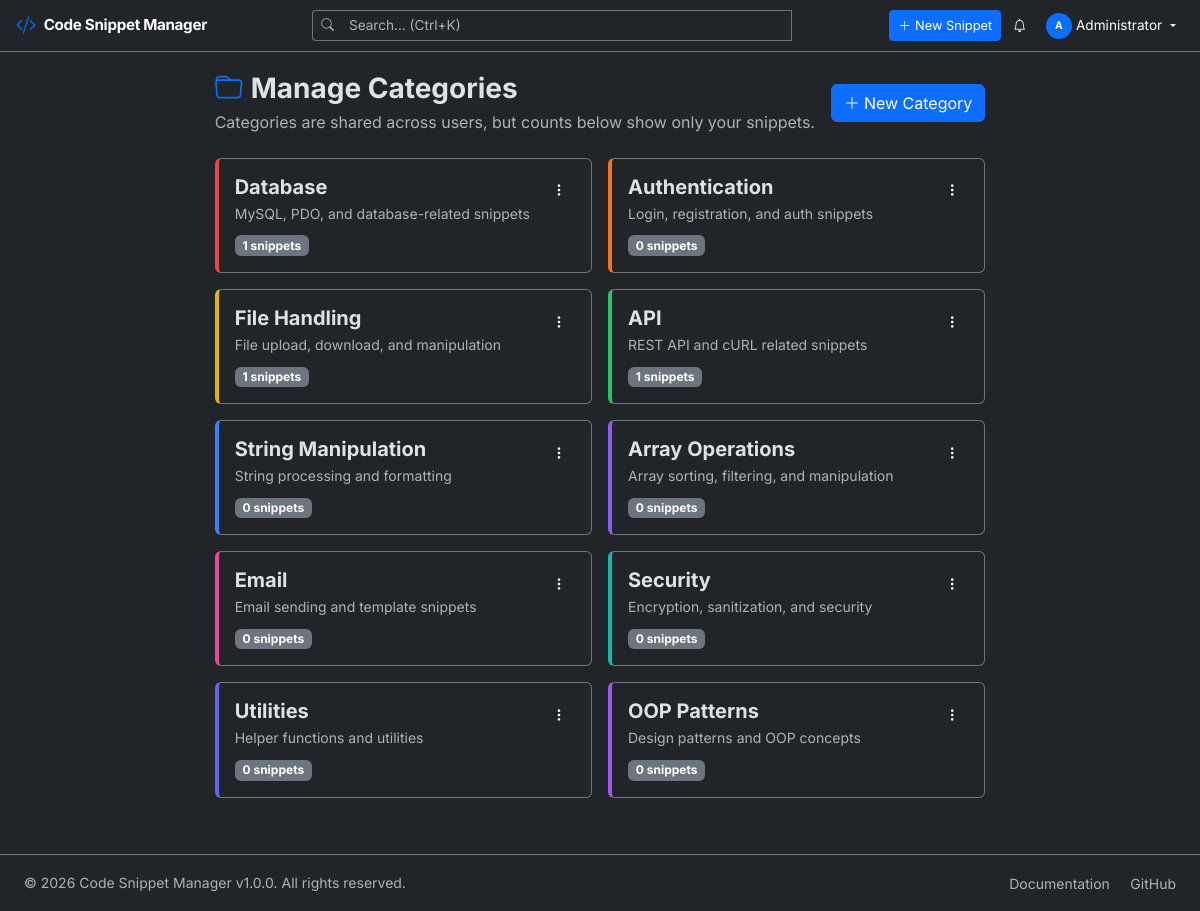
The app's page /categories.php (signed in) with its own data.
### tables this page shows
CREATE TABLE `categories` (
    `id` INT UNSIGNED AUTO_INCREMENT PRIMARY KEY,
    `name` VARCHAR(100) NOT NULL,
    `slug` VARCHAR(100) NOT NULL UNIQUE,
    `description` TEXT DEFAULT NULL,
    `color` VARCHAR(7) DEFAULT '#6366f1',
    `icon` VARCHAR(50) DEFAULT 'folder',
    `parent_id` INT UNSIGNED DEFAULT NULL,
    `sort_order` INT DEFAULT 0,
    `created_by` INT UNSIGNED DEFAULT NULL,
    `created_at` DATETIME DEFAULT CURRENT_TIMESTAMP,
    `updated_at` DATETIME DEFAULT CURRENT_TIMESTAMP ON UPDATE CURRENT_TIMESTAMP,
    FOREIGN KEY (`parent_id`) REFERENCES `categories`(`id`) ON DELETE SET NULL,
    FOREIGN KEY (`created_by`) REFERENCES `users`(`id`) ON DELETE SET NULL,
    INDEX `idx_slug` (`slug`),
    INDEX `idx_parent` (`parent_id`)
);

### config/database.php (called while the page is built, shortened)
<?php
class Database
{
    private static ?Database $instance = null;
    private PDO $connection;
    private array $config = [
        'host'     => 'localhost',
        'port'     => 3306,
        'dbname'   => 'snippet_manager',
        'username' => 'root',
        'password' => '',
        'charset'  => 'utf8mb4',
    ];
    private function __construct()
    {
        try {
            $dsn = sprintf(
                'mysql:host=%s;port=%d;dbname=%s;charset=%s',
                $this->config['host'],
                $this->config['port'],
                $this->config['dbname'],
                $this->config['charset']
            );
            $now = new DateTime('now', new DateTimeZone(APP_TIMEZONE));
            $offset = $now->format('P');
            $options = [
                PDO::ATTR_ERRMODE            => PDO::ERRMODE_EXCEPTION,
                PDO::ATTR_DEFAULT_FETCH_MODE => PDO::FETCH_ASSOC,
                PDO::ATTR_EMULATE_PREPARES   => false,
                PDO::ATTR_STRINGIFY_FETCHES  => false,
                PDO::MYSQL_ATTR_FOUND_ROWS   => true,
                PDO::MYSQL_ATTR_INIT_COMMAND => "SET NAMES utf8mb4 COLLATE utf8mb4_unicode_ci, time_zone = '{$offset}'",
            ];
            $this->connection = new PDO($dsn, $this->config['username'], $this->config['password'], $options);
        } catch (PDOException $e) {
            error_log('[Database] Connection failed: ' . $e->getMessage());
            throw new RuntimeException('Database connection failed. Please check configuration.');
        }
    }
    public static function getInstance(): self
    {
        if (self::$instance === null) {
            self::$instance = new self();
        }
        return self::$instance;
    }
    public function getConnection(): PDO
    {
        return $this->connection;
    }
}

### classes/Session.php (called while the page is built, shortened)
<?php
class Session
{
    public static function get(string $key, mixed $default = null): mixed
    {
        return $_SESSION[$key] ?? $default;
    }
    public static function has(string $key): bool
    {
        return isset($_SESSION[$key]);
    }
}

### classes/Auth.php (called while the page is built, shortened)
<?php
class Auth
{
    public static function userId(): ?int
    {
        return Session::has('user_id') ? (int) Session::get('user_id') : null;
    }
}

### classes/Category.php (called while the page is built, shortened)
<?php
class Category
{
    private PDO $db;
    public function __construct()
    {
        $this->db = Database::getInstance()->getConnection();
    }
    public function getAll(?int $userId = null): array
    {
        if ($userId !== null) {
            $stmt = $this->db->prepare(
                "SELECT c.*, COUNT(s.id) as snippet_count
                 FROM categories c
                 LEFT JOIN snippets s ON c.id = s.category_id AND s.user_id = ?
                 GROUP BY c.id
                 ORDER BY c.sort_order ASC, c.name ASC"
            );
            $stmt->execute([$userId]);
        }
        return $stmt->fetchAll();
    }
}

### helpers/functions.php (called while the page is built, shortened)
<?php
function sanitize(string $input): string
{
    return htmlspecialchars(trim($input), ENT_QUOTES, 'UTF-8');
}

### categories.php (the view, shortened to what this page needs)
<?php
$categoryModel = new Category();
$categories = $categoryModel->getAll(Auth::userId());
require_once __DIR__ . '/includes/header.php';
?>
<div class="row justify-content-center">
    <div class="col-lg-8">
        <div class="d-flex justify-content-between align-items-center mb-4">
            <div>
                <h3 class="fw-bold mb-1"><i class="bi bi-folder me-2 text-primary"></i>Manage Categories</h3>
                <p class="text-muted mb-0">Categories are shared across users, but counts below show only your snippets.</p>
            </div>
            <button class="btn btn-primary" data-bs-toggle="modal" data-bs-target="#categoryModal"
                    onclick="resetCategoryForm()">
                <i class="bi bi-plus-lg me-1"></i>New Category
            </button>
        </div>
        <div class="row g-3">
            <?php foreach ($categories as $cat): ?>
            <div class="col-md-6">
                <div class="card bg-dark border-secondary h-100" style="border-left: 4px solid <?= $cat['color'] ?> !important;">
                    <div class="card-body">
                        <div class="d-flex justify-content-between align-items-start">
                            <div>
                                <h5 class="fw-bold mb-1"><?= sanitize($cat['name']) ?></h5>
                                <p class="text-muted small mb-2"><?= sanitize($cat['description'] ?? 'No description') ?></p>
                                <span class="badge bg-secondary"><?= $cat['snippet_count'] ?> snippets</span>
                            </div>
                            <div class="dropdown">
                                <button class="btn btn-sm btn-dark" data-bs-toggle="dropdown">
                                    <i class="bi bi-three-dots-vertical"></i>
                                </button>
                            </div>
                        </div>
                    </div>
                </div>
            </div>
            <?php endforeach; ?>
        </div>
    </div>
</div>
<?php require_once __DIR__ . '/includes/footer.php'; ?>

### assets/css/style.css (style rules this page uses)
:root { --font-primary: 'Inter', -apple-system, BlinkMacSystemFont, 'Segoe UI', sans-serif; --font-mono: 'JetBrains Mono', 'Fira Code', 'Consolas', monospace; --transition-base: all 0.2s ease-in-out; --shadow-card: 0 2px 8px rgba(0, 0, 0, 0.15); --shadow-card-hover: 0 8px 25px rgba(0, 0, 0, 0.25); --border-radius-lg: 12px; --border-radius-md: 8px; --border-radius-sm: 6px; }
body { font-family: var(--font-primary); -webkit-font-smoothing: antialiased; -moz-osx-font-smoothing: grayscale; overflow-x: hidden; }
html { scroll-behavior: smooth; overflow-x: hidden; }

### records on screen
categories: name "Database", description "MySQL, PDO, and database-related snippets", snippet_count "1"
categories: name "Authentication", description "Login, registration, and auth snippets", snippet_count "0"
categories: name "File Handling", description "File upload, download, and manipulation", snippet_count "1"
categories: name "API", description "REST API and cURL related snippets", snippet_count "1"
categories: name "String Manipulation", description "String processing and formatting", snippet_count "0"
categories: name "Array Operations", description "Array sorting, filtering, and manipulation", snippet_count "0"
categories: name "Email", description "Email sending and template snippets", snippet_count "0"
categories: name "Security", description "Encryption, sanitization, and security", snippet_count "0"
categories: name "Utilities", description "Helper functions and utilities", snippet_count "0"
categories: name "OOP Patterns", description "Design patterns and OOP concepts", snippet_count "0"

### other values on screen
APP_NAME "Code Snippet Manager"
$userInitial "A"
$userFullName "Administrator"
APP_VERSION "1.0.0"
